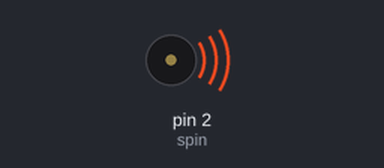
The sketch below on a simulated Arduino Uno, built with avr-gcc and run on an emulated ATmega328P. Parts: buzzer (waves = sounding).

Above: at 0.1 s.
At 20.89 s:
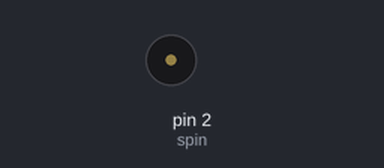
Timing chart, 0 to 21.6 s (numbered marks = the images above):
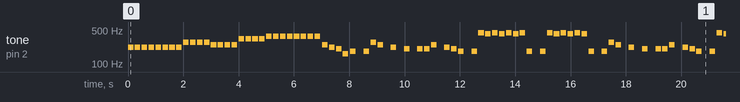

Measured:
- by itself, tone on pin 2 (spin): plays 220 Hz for 0.20 s, 220 Hz for 0.20 s, 220 Hz for 0.20 s, 220 Hz for 0.20 s, 220 Hz for 0.20 s, 220 Hz for 0.20 s … (356 notes in this stretch)

The sketch:

coffin_dance.ino
```cpp
#include"melody.h"
#define spin 2
void setup() {


}

void loop() {
tone(spin,a3,200);
delay(250);
tone(spin,a3,200);
delay(250);
tone(spin,a3,200);
delay(250);
tone(spin,a3,200);
delay(250);
tone(spin,a3,200);
delay(250);
tone(spin,a3,200);
delay(250);
tone(spin,a3,200);
delay(250);
tone(spin,a3,200);
delay(250);
tone(spin,cs4,200);
delay(250);
tone(spin,cs4,200);
delay(250);
tone(spin,cs4,200);
delay(250);
tone(spin,cs4,200);
delay(250);
tone(spin,b3,200);
delay(250);
tone(spin,b3,200);
delay(250);
tone(spin,b3,200);
delay(250);
tone(spin,b3,200);

delay(250);
tone(spin,e4,200);
delay(250);
tone(spin,e4,200);
delay(250);
tone(spin,e4,200);
delay(250);
tone(spin,e4,200);

delay(250);
tone(spin,fs4,200);
delay(250);
tone(spin,fs4,200);
delay(250);
tone(spin,fs4,200);
delay(250);
tone(spin,fs4,200);

delay(250);
tone(spin,fs4,200);
delay(250);
tone(spin,fs4,200);
delay(250);
tone(spin,fs4,200);
delay(250);
tone(spin,fs4,200);
delay(270);

tone(spin,b3,200);
delay(250);
tone(spin,a3,200);
delay(250);
tone(spin,gs3,200);
delay(250);
tone(spin,e3,200);
delay(270);

tone(spin,fs3,200);
delay(480);
tone(spin,fs3,200);
delay(250);
tone(spin,cs4,200);
delay(250);
tone(spin,b3,200);
delay(480);
tone(spin,a3,200);
delay(480);
tone(spin,gs3,200);
delay(480);
tone(spin,gs3,200);
delay(250);
tone(spin,gs3,200);
delay(250);
tone(spin,b3,200);
delay(480);
tone(spin,a3,200);
delay(250);
tone(spin,gs3,200);

delay(250);
tone(spin,fs3,200);
delay(480);
tone(spin,fs3,200);

delay(250);
tone(spin,a4,200);
delay(250);
tone(spin,gs4,200);
delay(250);
tone(spin,a4,200);
delay(250);
tone(spin,gs4,200);
delay(250);
tone(spin,a4,200);
delay(250);
tone(spin,gs4,200);
delay(250);
tone(spin,a4,200);

delay(250);
tone(spin,fs3,200);
delay(480);
tone(spin,fs3,200);


delay(250);
tone(spin,a4,200);
delay(250);
tone(spin,gs4,200);
delay(250);
tone(spin,a4,200);
delay(250);
tone(spin,gs4,200);
delay(250);
tone(spin,a4,200);
delay(250);
tone(spin,gs4,200);
delay(250);
tone(spin,a4,200);


tone(spin,fs3,200);
delay(480);
tone(spin,fs3,200);
delay(250);
tone(spin,cs4,200);
delay(250);
tone(spin,b3,200);
delay(480);
tone(spin,a3,200);
delay(480);
tone(spin,gs3,200);
delay(480);
tone(spin,gs3,200);
delay(250);
tone(spin,gs3,200);
delay(250);
tone(spin,b3,200);
delay(480);
tone(spin,a3,200);
delay(250);
tone(spin,gs3,200);

delay(250);
tone(spin,fs3,200);
delay(480);
tone(spin,fs3,200);

delay(250);
tone(spin,a4,200);
delay(250);
tone(spin,gs4,200);
delay(250);
tone(spin,a4,200);
delay(250);
tone(spin,gs4,200);
delay(250);
tone(spin,a4,200);
delay(250);
tone(spin,gs4,200);
delay(250);
tone(spin,a4,200);

delay(250);
tone(spin,fs3,200);
delay(480);
tone(spin,fs3,200);


delay(250);
tone(spin,a4,200);
delay(250);
tone(spin,gs4,200);
delay(250);
tone(spin,a4,200);
delay(250);
tone(spin,gs4,200);
delay(250);
tone(spin,a4,200);
delay(250);
tone(spin,gs4,200);
delay(250);
tone(spin,a4,200);


delay(8000);
}
```

melody.h
```cpp
//octive 2

#define c2 65 	//c2
#define cs2 69	//c#2
#define d2  73	//d2
#define ds2 77	//d#2
#define e2 82	//e2
#define f2 87	//f2
#define fs2 92	//f#2
#define g2 98	//g2
#define gs2 103	//g#2
#define a2 110	//a2
#define as2 116	//a#2
#define b2 123	//b2

//octive 3

#define c3 130
#define cs3 180
#define d3  146
#define ds3 155
#define e3 164
#define f3 174
#define fs3 185
#define g3 196
#define gs3 207
#define a3 220
#define as3 233
#define b3 246
//octive 4
#define c4 261
#define cs4 277
#define d4  293
#define ds4 311
#define e4 329
#define f4 349
#define fs4 369
#define g4 392
#define gs4 415
#define a4 440
#define as4 466
#define b4 493
//octive 5
#define c5 523.25
#define cs5 554
#define d5  587
#define ds5 622
#define e5 659
#define f5 698
#define fs5 739
#define g5  783
#define gs5 830
#define a5 880
#define as5 932
#define b5 987
//octive 6
#define c6 1046
#define cs6 1108
#define d6  1174
#define ds6 1244
#define e6 1318
#define f6 1396
#define fs6 1479
#define g6  1567
#define gs6 1661
#define a6 1760
#define as6 1864
#define b6 1975
//octive 7
#define c7 2093
#define cs7 2217
#define d7  2349
#define ds7 2489
#define e7 2637
#define f7 2793
#define fs7 2959
#define g7  3135
#define gs7 3322
#define a7 3520
#define as7 3729
#define b7 3951
//octive 8
#define c8 4186
#define cs8 4434
#define d8  4698
#define ds8 4978
#define e8 5274
#define f8 5587
#define fs8 5919
#define g8  6271
#define gs8 6644
#define a8 7040
#define as8 7458
#define b8 7902
```
